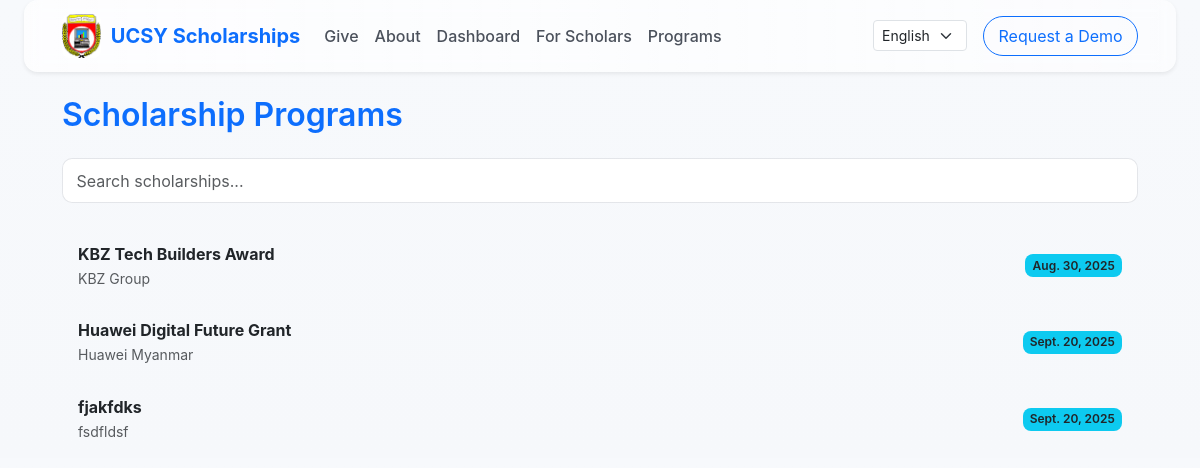
Screenshot of /type/5/ with the database file from the repository.
### scholarships/models.py (models this page shows, shortened)
class Scholarship(models.Model):
    type = models.ForeignKey(ScholarshipType, on_delete=models.CASCADE, related_name='programs')
    title = models.CharField(max_length=200)
    provider = models.CharField(max_length=150)
    description = models.TextField()
    opportunities = models.TextField(help_text="List opportunities separated by line breaks")
    deadline = models.DateField()
    attachment = models.FileField(upload_to='scholarship_pdfs/', blank=True, null=True)

### scholarships/views.py (the view)
# urls.py: path('type/<int:pk>/', views.ScholarshipListView.as_view(), name='list_by_type'),
class ScholarshipListView(ListView):
    model = Scholarship
    template_name = 'scholarships/program_list.html'
    context_object_name = 'scholarships'
    def get_queryset(self):
        qs = Scholarship.objects.filter(type_id=self.kwargs['pk'])
        query = self.request.GET.get("q")
        if query:
            qs = qs.filter(title__icontains=query) | qs.filter(provider__icontains=query)
        return qs

### scholarships/templates/scholarships/program_list.html
{% extends 'base.html' %}
{% load i18n %}
{% block content %}
  <h2 class="mb-4 fw-semibold text-primary">{% trans "Scholarship Programs" %}</h2>
  <form method="get" class="mb-4">
    <input type="text" name="q" class="form-control" placeholder="{% trans 'Search scholarships...' %}" value="{{ request.GET.q }}">
  </form>
  <div class="list-group">
    {% for sch in scholarships %}
      <a href="{% url 'scholarships:detail' sch.pk %}" class="list-group-item list-group-item-action d-flex justify-content-between align-items-center">
        <div>
          <span class="fw-bold">{{ sch.title }}</span> <br>
          <small class="text-muted">{{ sch.provider }}</small>
        </div>
        <span class="badge bg-info text-dark">{{ sch.deadline }}</span>
      </a>
    {% endfor %}
  </div>
{% endblock %}

### static/css/styles.css (style rules this page uses)
:root { --primary-1: #0d6efd; --primary-2: #6610f2; --accent: #06b6d4; --muted: #6c757d; --bg: #f6f8fb; --glass: rgba(255,255,255,0.72); --glass-border: rgba(255,255,255,0.45); --card-shadow: 0 6px 24px rgba(18,38,63,0.08); }
* { box-sizing:border-box }
body { background: linear-gradient(180deg, #f7f9fc 0%, var(--bg) 100%); color:#0f1724; font-family: Inter, system-ui, -apple-system, "Segoe UI", Roboto, "Helvetica Neue", Arial; -webkit-font-smoothing:antialiased; -moz-osx-font-smoothing:grayscale; padding-left:1.5rem; padding-right:1.5rem; }
a,button { transition:all .28s cubic-bezier(.2,.9,.3,1) }
.badge { border-radius:8px;padding:.45em .6em;font-weight:600 }
.form-control { border-radius:10px;padding:.6rem .85rem;box-shadow:none;border:1px solid rgba(15,23,36,0.08) }
.list-group-item { border:0;background:transparent;padding:.9rem 1rem;border-radius:10px }

### rows the page displays
Scholarship: title "KBZ Tech Builders Award", provider "KBZ Group", deadline "Aug. 30, 2025"
Scholarship: title "Huawei Digital Future Grant", provider "Huawei Myanmar", deadline "Sept. 20, 2025"
Scholarship: title "fjakfdks", provider "fsdfldsf", deadline "Sept. 20, 2025"
